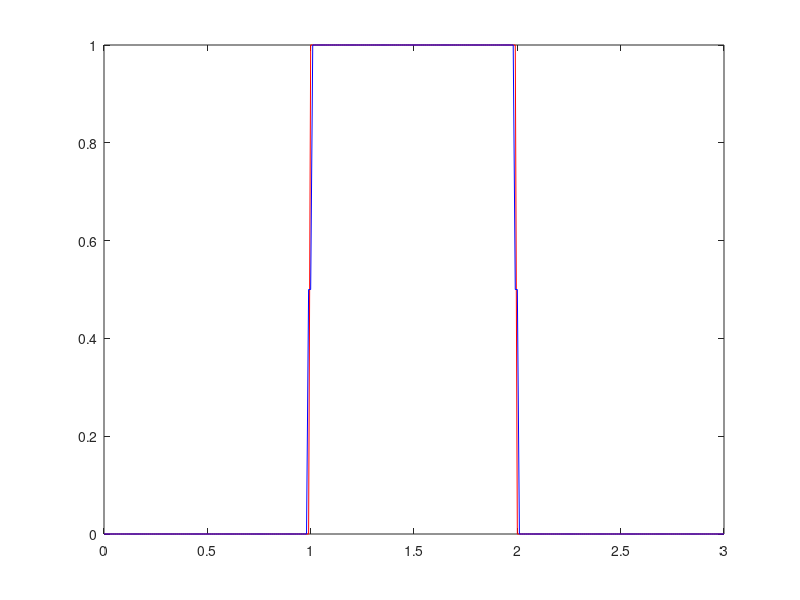

MATLAB code for this plot: (Note: this script raises an error after producing the figure.)
clc;
clear;
close all;

delta_t = 0.001;
delta_x = 0.01;
gama = delta_t/(delta_x*2);
x = 3;
partitions = (x/delta_x) + 1;
U = zeros(partitions,1);
for i = 1:partitions
    if (((i - 1)*delta_x) < 1)
        U(i,1) = 0;
    elseif ((i - 1)*delta_x < 2)
        U(i,1) = 1;
    else
        U(i,1) = 0;
    end
end
dx = 0:delta_x:3;
Uinitial = U;

for time = 0:delta_t:10
    U_prime = U;
    U(1,1) = (1/2)*(U_prime(2,1) + 0) - gama*(U_prime(2,1)*(1 - U_prime(2,1)) - 0);
    
    for i = 2: partitions - 1
        U(i,1) = (1/2)*(U_prime(i+1,1) + U_prime(i - 1,1)) - gama*(U_prime(i+1)*(1 - U_prime(i + 1)) - U_prime(i - 1)*(1 - U_prime(i - 1)));
    end
    U(partitions,1) = (1/2)*(U_prime(partitions - 1,1) + 0) - gama*(0 - U_prime(partitions - 1,1)*(1 - U_prime(partitions - 1)));
    plot(dx,Uinitial,'r',dx,U,'b');
    axis tight;
    suptitle(['time = ', num2str(time)]);
    pause(0.02);
end
    